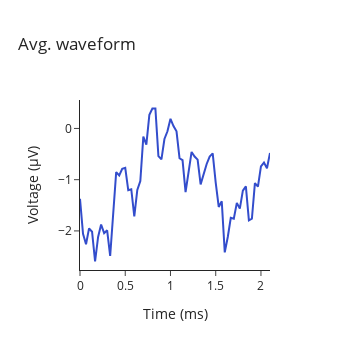

The notebook cell saved with this chart:
### Markdown cell above
### Plot waveform

### Code cell
from element_array_ephys.plotting.unit_level import plot_waveform, plot_auto_correlogram, plot_depth_waveforms

# Fetch unit data
sampling_rate = (ephys.EphysRecording & unit_key).fetch1(
    "sampling_rate") / 1e3  # in kHz

unit_data = (
    (ephys.CuratedClustering.Unit & unit_key) * ephys.WaveformSet.PeakWaveform
).fetch1()

waveform=unit_data["peak_electrode_waveform"]
spike_times=unit_data["spike_times"]

# Fetch unit data
plot_waveform(waveform, sampling_rate)

### Figure 1 — Plotly figure (JSON) as saved in the notebook; plotly's stock layout.template omitted (floating-point values rounded to 4 significant figures)
{"data": [{"hovertemplate": "%{y:.2f} μV<br>%{x:.2f} ms<extra></extra>", "line": {"color": "rgb(51, 76.5, 204)", "width": 2}, "mode": "lines", "type": "scatter", "x": [0, 0.03333, 0.06667, 0.1, 0.1333, 0.1667, 0.2, 0.2333, 0.2667, 0.3, 0.3333, 0.3667, 0.4, 0.4333, 0.4667, 0.5, 0.5333, 0.5667, 0.6, 0.6333, 0.6667, 0.7, 0.7333, 0.7667, 0.8, 0.8333, 0.8666, 0.9, 0.9333, 0.9666, 1.0, 1.033, 1.067, 1.1, 1.133, 1.167, 1.2, 1.233, 1.267, 1.3, 1.333, 1.367, 1.4, 1.433, 1.467, 1.5, 1.533, 1.567, 1.6, 1.633, 1.667, 1.7, 1.733, 1.767, 1.8, 1.833, 1.867, 1.9, 1.933, 1.967, 2.0, 2.033, 2.067, 2.1], "y": [-1.373, -2.058, -2.259, -1.95, -2.016, -2.597, -2.119, -1.875, -2.044, -1.988, -2.489, -1.584, -0.8531, -0.9187, -0.7875, -0.7688, -1.205, -1.186, -1.716, -1.2, -1.027, -0.1594, -0.3141, 0.2672, 0.3891, 0.3891, -0.5391, -0.6047, -0.2062, -0.05625, 0.1875, 0.04688, -0.05625, -0.5813, -0.6188, -1.242, -0.8812, -0.4594, -0.5484, -0.6094, -1.092, -0.8672, -0.6937, -0.5484, -0.4875, -1.059, -1.533, -1.42, -2.419, -2.119, -1.744, -1.762, -1.453, -1.566, -1.214, -1.13, -1.795, -1.762, -1.069, -1.134, -0.7406, -0.6656, -0.7781, -0.4781]}], "layout": {"height": 350, "title": {"text": "Avg. waveform"}, "width": 350, "xaxis": {"title": {"text": "Time (ms)"}}, "yaxis": {"title": {"text": "Voltage (μV)"}}}}
